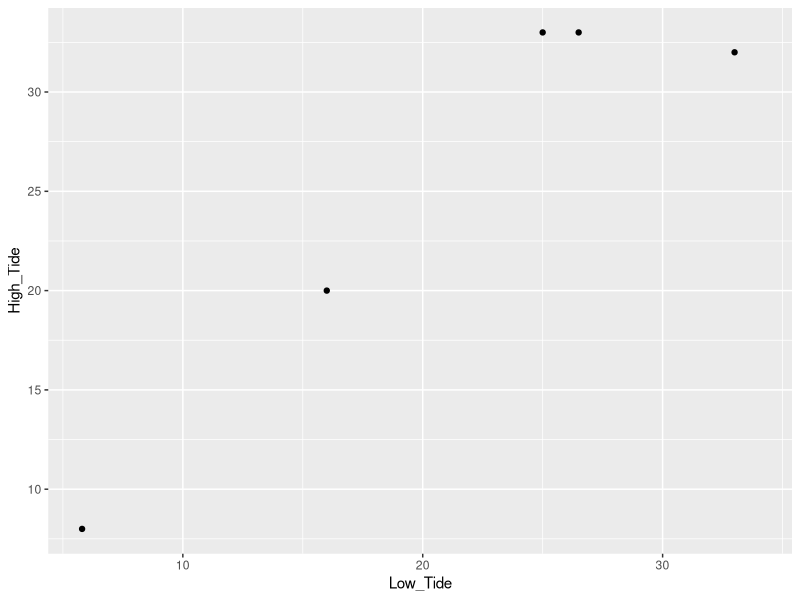
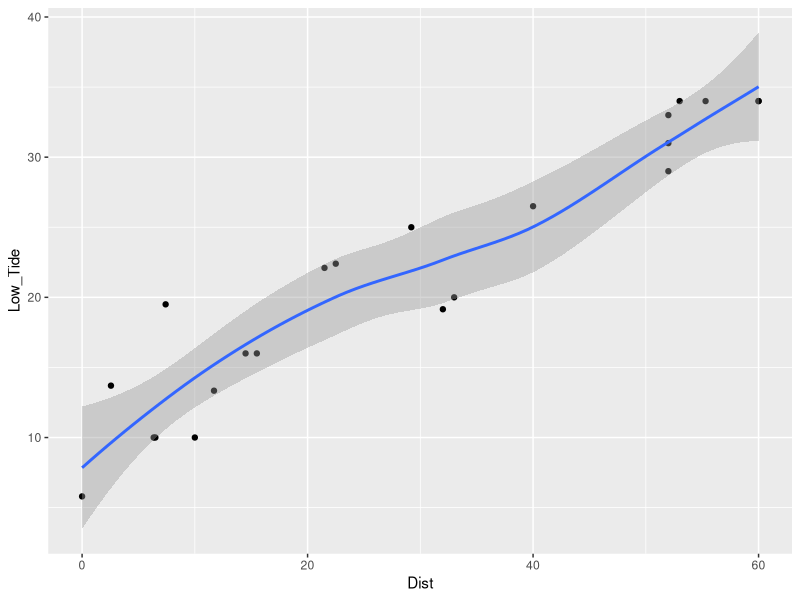

These charts were generated, in order, by the following R code: (Note: this script raises an error after producing the figures.)
library(ggplot2)
library(reshape2)


sal <- read.table("sal_new.csv", header = T, sep = ";")
sal <- sal[, -c(6:10)]

ggplot(sal, aes(x = Low_Tide, y = High_Tide)) + geom_point()

ggplot(sal, aes(x = Dist, y = Low_Tide)) + geom_point() + geom_smooth()



ggplot(sal, aes(x = Lon, y = Lat, size = Low_Tide)) + geom_point()

sal2 <- melt(sal, id.vars = c( "Site",      "Lat",      "Lon",  "Dist"))

sal2$variable <- factor(sal2$variable)

ggplot(sal2, aes(x = Dist, y = value, color = variable)) + geom_point() + geom_smooth(method = lm)


sal_model <- lm(value ~ Dist*variable, data = sal2)

plot(sal_model)

summary(sal_model)
drop1(sal_model, test = "F")

sal_model2 <- lm(value ~ Dist + variable, data = sal2)
drop1(sal_model2, test = "F")

summary(sal_model2)

predict(sal_model2, newdata = data.frame(Dist = 12.5, variable = "High_Tide"))


